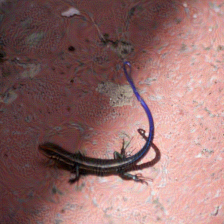

Write Python code to recreate this figure.
import argparse
import logging
import time
# select GPU on the server
import os
os.environ["CUDA_VISIBLE_DEVICES"]='7'
# pytorch related package 
import torch
import torch.nn as nn
import torch.nn.functional as F
import torch.optim as optim
from torchvision import datasets, transforms, models
from torchvision.utils import save_image

print('pytorch version: ' + torch.__version__)
device = torch.device("cuda" if torch.cuda.is_available() else "cpu")
# NVIDIA apex
from apex import amp
# math and showcase
import matplotlib.pyplot as plt
import numpy as np

from utils.utils import get_loaders, deforming_medium, normalize, AET

parser = argparse.ArgumentParser( description='Adversarial training')
parser.add_argument('--resume', '-r',       action='store_true',              help='resume from checkpoint')
parser.add_argument('--prefix',             default='default',    type=str,   help='prefix used to define logs')
parser.add_argument('--seed',               default=6869,     type=int,   help='random seed')

parser.add_argument('--batch-size', '-b',   default=160,          type=int,   help='mini-batch size (default: 160)')
parser.add_argument('--epochs',             default=80,           type=int,   help='number of total epochs to run')
# parser.add_argument('--lr-min', default=0.005, type=float, help='minimum learning rate for optimizer')
parser.add_argument('--lr-max', default=0.001, type=float, help='learning rate for optimizer')
# parser.add_argument('--momentum', '--mm', default=0.9, type=float, help='momentum for optimizer')
# parser.add_argument('--weight-decay', '--wd', default=0.0001, type=float, help='weight decay for model training')

parser.add_argument('--target', '-t',       default=None,         type=int,   help='adversarial attack target label')
parser.add_argument('--rnd-target', '--rt', action='store_true',              help='non-target attack using random label as target')
parser.add_argument('--iteration', '-i',    default=20,           type=int,   help='adversarial attack iterations (default: 20)')
parser.add_argument('--step-size', '--ss',  default=0.005,        type=float, help='step size for adversarial attacks')
parser.add_argument('--epsilon',            default=1,            type=float, help='epsilon for adversarial attacks')
parser.add_argument('--kernel-size', '-k',  default=13,           type=int,   help='kernel size for adversarial attacks, must be odd integer')

parser.add_argument('--image-size', '--is', default=224,          type=int,   help='image size (default: 224 for ImageNet)')
parser.add_argument('--data-directory',     default='../Restricted_ImageNet',type=str,   help='dataset inputs root directory')
parser.add_argument('--opt-level', '-o',    default='O1',         type=str,   help='Nvidia apex optimation level (default: O1)')
args = parser.parse_args()

def main():
    # Set seeds
    np.random.seed(args.seed)
    torch.manual_seed(args.seed)
    torch.cuda.manual_seed(args.seed)
    # load dataset (Imagenet)
    train_loader, test_loader = get_loaders(args.data_directory, args.batch_size, \
                                            image_size=args.image_size, augment=False)

    # Load model and optimizer
    model = models.resnet50(pretrained=False, num_classes=10).to(device)
    # Add weight decay into the model
    optimizer = torch.optim.Adam(model.parameters(), lr=args.lr_max,
                                # momentum=args.momentum,
                                # weight_decay=args.weight_decay
                                )
    optimizer2 = torch.optim.Adam(model.parameters(), lr=args.lr_max,
                                # momentum=args.momentum,
                                # weight_decay=args.weight_decay
                                )
    if args.resume:
        # Load checkpoint.
        print('==> Resuming from checkpoint..')
        model, [optimizer, optimizer2] = amp.initialize(model, [optimizer, optimizer2], \
            opt_level=args.opt_level, verbosity=0)

        checkpoint = torch.load('./checkpoint/' + args.prefix + '.pth')
        prev_acc = checkpoint['acc']
        model.load_state_dict(checkpoint['model_state_dict'])
        optimizer.load_state_dict(checkpoint['optimizer_state_dict'])
        amp.load_state_dict(checkpoint['amp_state_dict'])
        epoch_start = checkpoint['epoch'] + 1
        torch.set_rng_state(checkpoint['rng_state'])
    else:
        print('==> Building model..')
        epoch_start = 0
        prev_acc = 0.0
        model, [optimizer, optimizer2] = amp.initialize(model, [optimizer, optimizer2], \
            opt_level=args.opt_level, verbosity=0)
    warper = deforming_medium(args)
    criterion = nn.CrossEntropyLoss().to(device)
    # cyclic learning rate
    # scheduler = torch.optim.lr_scheduler.CyclicLR(optimizer, base_lr=args.lr_min, max_lr=args.lr_max)

    # Logger
    result_folder = './logs/'
    if not os.path.exists(result_folder):
        os.makedirs(result_folder)
    logger = logging.getLogger(__name__)
    logname = args.prefix + '_' + args.opt_level + '.log'
    logfile = os.path.join(result_folder, logname)
    if os.path.exists(logfile):
        os.remove(logfile)
    logging.basicConfig(
        format='[%(asctime)s] - %(message)s',
        datefmt='%Y/%m/%d %H:%M:%S',
        level=logging.INFO,
        filename=logfile
    )
    logger.info(args)

    # Training
    def train(epoch):
        print('\nEpoch: {:04}'.format(epoch))
        train_loss, correct, total = 0, 0, 0
        model.train()
        warper.eval()
        for batch_idx, (data, target) in enumerate(train_loader):
            data, target = data.to(device), target.to(device)
            '''
            Accumulated Elastic Transform (apex)
            '''
            grid = warper.init_prim_grid().detach().to(device)
            for i in range(args.iteration):
                grid.requires_grad = True
                adv = warper(data, grid)
                output = model(normalize(adv))
                loss = criterion(output, target)
                with amp.scale_loss(loss, optimizer2) as scaled_loss:
                    scaled_loss.backward()
                sign_data_grad = grid.grad.sign()
                # Update adversarial images
                grid = grid + args.step_size*sign_data_grad
                grid = grid.detach_()
            # warp it back to image
            adv = warper(data, grid).detach()
            '''
            Adversarial training
            '''
            distort_logit = model(normalize(adv))
            loss = criterion(distort_logit, target)
            optimizer.zero_grad()
            with amp.scale_loss(loss, optimizer) as scaled_loss:
                scaled_loss.backward()
            # loss.backward()
            optimizer.step()
            preds = F.softmax(distort_logit, dim=1)
            preds_top_p, preds_top_class = preds.topk(1, dim=1)
            train_loss += loss.item() * target.size(0)
            total += target.size(0)
            correct += (preds_top_class.view(target.shape) == target).sum().item()
            # scheduler
            # unskipped_counter = amp._amp_state.loss_scalers[0]._unskipped
            # if unskipped_counter%(args.iteration+1) != 0 or unskipped_counter == 0:
                # amp._amp_state.loss_scalers[0]._unskipped = 0
            # else:
            #     scheduler.step()
            
            if batch_idx > 50:
                print('==> early break in training')
                break
            if batch_idx == 5:
                save_image(data[0], 'picture/normal.png')
                save_image(adv[0], 'picture/adv.png')
                # save_image(delta[0]*8, 'delta.png')
            
        return (train_loss / batch_idx, 100. * correct / total)

    # Test
    def test(epoch):
        model.eval()
        test_loss, correct, total = 0, 0, 0
        with torch.no_grad():
            for batch_idx, (data, target) in enumerate(test_loader):
                data, target = data.to(device), target.to(device)
    
                output_logit = model(normalize(data))
                loss = criterion(output_logit, target)
                preds = F.softmax(output_logit, dim=1)
                preds_top_p, preds_top_class = preds.topk(1, dim=1)
    
                test_loss += loss.item() * target.size(0)
                total += target.size(0)
                correct += (preds_top_class.view(target.shape) == target).sum().item()

                # if batch_idx > 50:
                #     print('==> early break in testing')
                #     break
        
        return (test_loss / batch_idx, 100. * correct / total)
            
    # Save checkpoint
    def checkpoint(acc, epoch):
        print('==> Saving..')
        if not os.path.isdir('checkpoint'):
            os.mkdir('checkpoint')
        save_path = './checkpoint/' + args.prefix + '.pth'
        torch.save({
            'epoch': epoch,
            'acc': acc,
            'model_state_dict': model.state_dict(),
            'optimizer_state_dict': optimizer.state_dict(),
            'amp_state_dict': amp.state_dict(),
            'rng_state': torch.get_rng_state(),
            }, save_path)
    
    # Run
    logger.info('Epoch  Seconds    Train Loss  Train Acc    Test Loss  Test Acc')
    start_train_time = time.time()
    for epoch in range(epoch_start, args.epochs):
        start_epoch_time = time.time()
        
        train_loss, train_acc = train(epoch)
        test_loss, test_acc = test(epoch)
        epoch_time = time.time()
        logger.info('%5d  %7.1f    %10.4f  %9.4f    %9.4f  %8.4f',
            epoch, epoch_time - start_epoch_time, train_loss, train_acc, test_loss, test_acc)
        # Save checkpoint.
        if train_acc - prev_acc  > 0.1:
            prev_acc = train_acc
            checkpoint(train_acc, epoch)
    train_time = time.time()
    logger.info('Total train time: %.4f minutes', (train_time - start_train_time)/60)


if __name__ == "__main__":
    main()